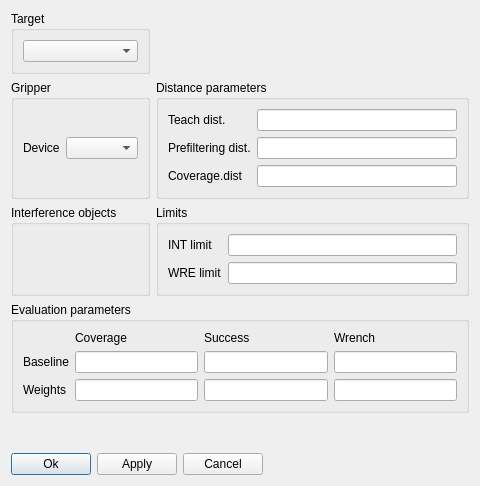
<?xml version="1.0" encoding="UTF-8"?>
<ui version="4.0">
 <class>taskDialog</class>
 <widget class="QDialog" name="taskDialog">
  <property name="geometry">
   <rect>
    <x>0</x>
    <y>0</y>
    <width>480</width>
    <height>486</height>
   </rect>
  </property>
  <property name="windowTitle">
   <string>Task description</string>
  </property>
  <layout class="QVBoxLayout" name="verticalLayout">
   <item>
    <layout class="QGridLayout" name="gridLayout">
     <item row="1" column="0">
      <widget class="QGroupBox" name="groupBox_3">
       <property name="title">
        <string>Gripper</string>
       </property>
       <layout class="QGridLayout" name="gridLayout_4">
        <item row="0" column="0">
         <widget class="QLabel" name="label_6">
          <property name="text">
           <string>Device</string>
          </property>
         </widget>
        </item>
        <item row="0" column="1">
         <widget class="QComboBox" name="gripperCombo"/>
        </item>
       </layout>
      </widget>
     </item>
     <item row="1" column="1">
      <widget class="QGroupBox" name="groupBox_4">
       <property name="title">
        <string>Distance parameters</string>
       </property>
       <layout class="QGridLayout" name="gridLayout_5">
        <item row="0" column="0">
         <widget class="QLabel" name="label_7">
          <property name="text">
           <string>Teach dist.</string>
          </property>
         </widget>
        </item>
        <item row="1" column="0">
         <widget class="QLabel" name="label_8">
          <property name="text">
           <string>Prefiltering dist.</string>
          </property>
         </widget>
        </item>
        <item row="2" column="0">
         <widget class="QLabel" name="label_9">
          <property name="text">
           <string>Coverage.dist</string>
          </property>
         </widget>
        </item>
        <item row="0" column="1">
         <widget class="QLineEdit" name="teachDistEdit"/>
        </item>
        <item row="1" column="1">
         <widget class="QLineEdit" name="preDistEdit"/>
        </item>
        <item row="2" column="1">
         <widget class="QLineEdit" name="coverageDistEdit"/>
        </item>
       </layout>
      </widget>
     </item>
     <item row="0" column="0">
      <widget class="QGroupBox" name="groupBox_2">
       <property name="title">
        <string>Target</string>
       </property>
       <layout class="QGridLayout" name="gridLayout_3">
        <item row="0" column="0">
         <widget class="QComboBox" name="targetCombo"/>
        </item>
       </layout>
      </widget>
     </item>
     <item row="2" column="0">
      <widget class="QGroupBox" name="groupBox_5">
       <property name="title">
        <string>Interference objects</string>
       </property>
      </widget>
     </item>
     <item row="2" column="1">
      <widget class="QGroupBox" name="groupBox_6">
       <property name="title">
        <string>Limits</string>
       </property>
       <layout class="QGridLayout" name="gridLayout_6">
        <item row="0" column="1">
         <widget class="QLineEdit" name="intLimitEdit"/>
        </item>
        <item row="0" column="0">
         <widget class="QLabel" name="label_10">
          <property name="text">
           <string>INT limit</string>
          </property>
         </widget>
        </item>
        <item row="1" column="0">
         <widget class="QLabel" name="label_11">
          <property name="text">
           <string>WRE limit</string>
          </property>
         </widget>
        </item>
        <item row="1" column="1">
         <widget class="QLineEdit" name="wreLimitEdit"/>
        </item>
       </layout>
      </widget>
     </item>
    </layout>
   </item>
   <item>
    <widget class="QGroupBox" name="groupBox">
     <property name="title">
      <string>Evaluation parameters</string>
     </property>
     <layout class="QGridLayout" name="gridLayout_2">
      <item row="2" column="1">
       <widget class="QLineEdit" name="weightCoverageEdit"/>
      </item>
      <item row="1" column="3">
       <widget class="QLineEdit" name="baseWrenchEdit"/>
      </item>
      <item row="2" column="2">
       <widget class="QLineEdit" name="weightSuccessEdit"/>
      </item>
      <item row="1" column="2">
       <widget class="QLineEdit" name="baseSuccessEdit"/>
      </item>
      <item row="2" column="0">
       <widget class="QLabel" name="label">
        <property name="text">
         <string>Weights</string>
        </property>
       </widget>
      </item>
      <item row="2" column="3">
       <widget class="QLineEdit" name="weightWrenchEdit"/>
      </item>
      <item row="1" column="1">
       <widget class="QLineEdit" name="baseCoverageEdit"/>
      </item>
      <item row="1" column="0">
       <widget class="QLabel" name="label_2">
        <property name="text">
         <string>Baseline</string>
        </property>
       </widget>
      </item>
      <item row="0" column="1">
       <widget class="QLabel" name="label_3">
        <property name="text">
         <string>Coverage</string>
        </property>
       </widget>
      </item>
      <item row="0" column="2">
       <widget class="QLabel" name="label_4">
        <property name="text">
         <string>Success</string>
        </property>
       </widget>
      </item>
      <item row="0" column="3">
       <widget class="QLabel" name="label_5">
        <property name="text">
         <string>Wrench</string>
        </property>
       </widget>
      </item>
     </layout>
    </widget>
   </item>
   <item>
    <spacer name="verticalSpacer">
     <property name="orientation">
      <enum>Qt::Vertical</enum>
     </property>
     <property name="sizeHint" stdset="0">
      <size>
       <width>20</width>
       <height>40</height>
      </size>
     </property>
    </spacer>
   </item>
   <item>
    <layout class="QHBoxLayout" name="horizontalLayout">
     <item>
      <widget class="QPushButton" name="okButton">
       <property name="text">
        <string>Ok</string>
       </property>
      </widget>
     </item>
     <item>
      <widget class="QPushButton" name="applyButton">
       <property name="text">
        <string>Apply</string>
       </property>
      </widget>
     </item>
     <item>
      <widget class="QPushButton" name="cancelButton">
       <property name="text">
        <string>Cancel</string>
       </property>
      </widget>
     </item>
     <item>
      <spacer name="horizontalSpacer">
       <property name="orientation">
        <enum>Qt::Horizontal</enum>
       </property>
       <property name="sizeHint" stdset="0">
        <size>
         <width>40</width>
         <height>20</height>
        </size>
       </property>
      </spacer>
     </item>
    </layout>
   </item>
  </layout>
 </widget>
 <resources/>
 <connections/>
</ui>
